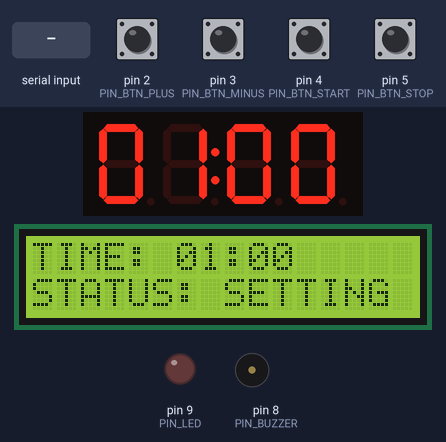
Simulated run of this sketch. Board: Arduino Uno, built with avr-gcc and run on an emulated ATmega328P. Shown: 4-digit seven-segment display, 16×2 character LCD, output pins drawn as LEDs (lit = HIGH), buzzer (waves = sounding, pin HIGH). Wiring (from diagram.json): TM1637 display: clock pin 6; DIO pin 7. The inputs (shaded band) are chosen by the test bench; at power-on: pin 2 (PIN_BTN_PLUS), pin 3 (PIN_BTN_MINUS), pin 4 (PIN_BTN_START), pin 5 (PIN_BTN_STOP) HIGH. Pins used as bus, display or sensor lines are not drawn; what the sketch prints to the serial monitor is not drawn.

Above: at 1.8 s.
1.9 s: pin 4 (PIN_BTN_START) pulled LOW for 0.15 s
At 2.8 s:
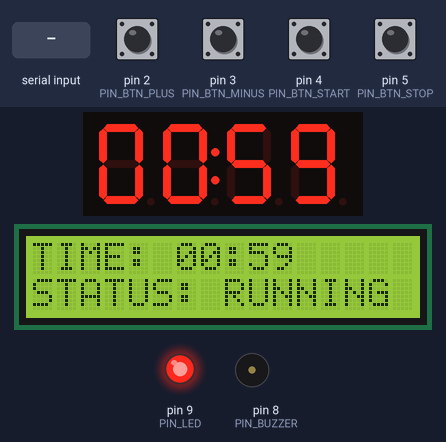
5.0 s: "STOP\n" received over Serial
At 6.0 s:
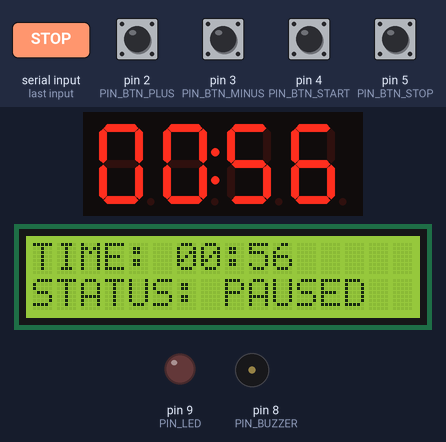
6.5 s: pin 2 (PIN_BTN_PLUS) pulled LOW for 0.15 s
At 7.7 s:
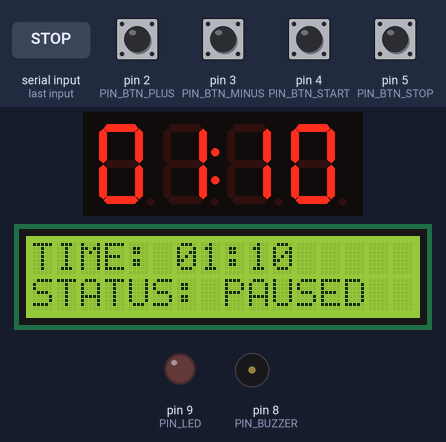
8.1 s: pin 3 (PIN_BTN_MINUS) pulled LOW for 0.15 s
At 9.0 s:
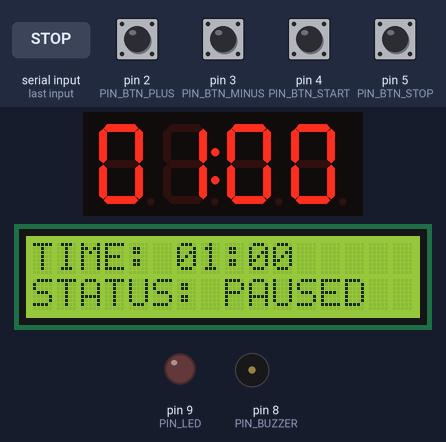
9.7 s: "START\n" received over Serial
At 11.8 s:
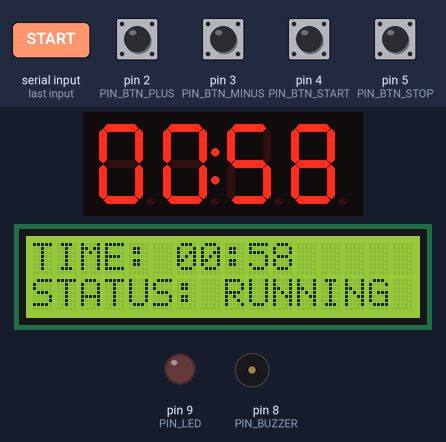
12.7 s: "SET:90\n" received over Serial
At 13.3 s:
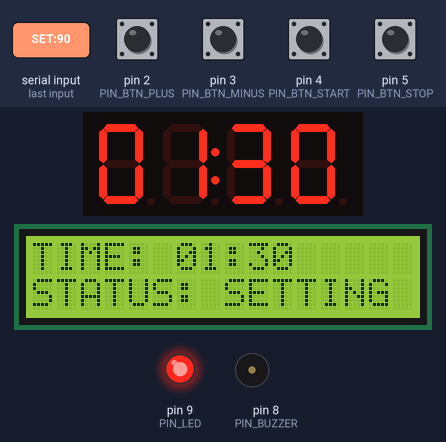
Timing chart, 0 to 15.2 s (numbered marks = the images above; inputs shaded):
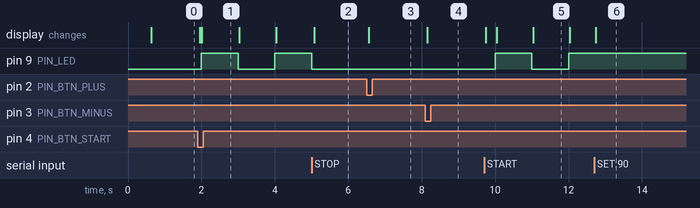

Measured:
- after the input at 1.9 s, pin 9 (PIN_LED): LOW → HIGH after 0.10 s, → LOW 1.0 s later, → HIGH 1.0 s later; the display: first changes after 0.06 s (image 1 shows a later state)
- after the input at 5.0 s, pin 9 (PIN_LED): goes on until 5.0 s, then stays LOW; the display: changes after 0.07 s (image 2)
- after the input at 6.5 s, the display: changes after 0.05 s (image 3)
- after the input at 8.1 s, the display: changes after 0.05 s (image 4)
- after the input at 9.7 s, pin 9 (PIN_LED): LOW → HIGH after 0.30 s, → LOW 1.0 s later, → HIGH 1.0 s later; the display: first changes at once (image 5 shows a later state)
- after the input at 12.7 s, pin 9 (PIN_LED): stays HIGH (without the input it goes to LOW after 0.30 s); the display: changes at once (image 6)
- what the display in image 5 shows lasts 1.0 s, from 11.0 s to 12.0 s

The sketch:

Project3_CountdownTimer.ino
```cpp
#include <Wire.h>
#include <LiquidCrystal_I2C.h>

// ========================================================
// Проект 3: Таймер обратного отсчёта с двумя индикаторами
// Курсовой проект для специальности 09.02.01 (Wokwi Backend)
// Автономный драйвер TM1637 без внешних зависимостей!
// ========================================================

LiquidCrystal_I2C lcd(0x27, 16, 2);

// Назначение пинов кнопок (INPUT_PULLUP)
const int PIN_BTN_PLUS   = 2; // Кнопка [+]
const int PIN_BTN_MINUS  = 3; // Кнопка [-]
const int PIN_BTN_START  = 4; // Кнопка [СТАРТ]
const int PIN_BTN_STOP   = 5; // Кнопка [СТОП/СБРОС]

// 4-разрядный семисегментный дисплей TM1637
const int PIN_DISP_CLK   = 6;
const int PIN_DISP_DIO   = 7;

// Индикация тревоги
const int PIN_BUZZER     = 8; // Пьезо-зуммер
const int PIN_LED        = 9; // Красный светодиод окончания отсчета

// Коды цифр 0..9 для 7-сегментника TM1637
const uint8_t digitPatterns[] = {
  0x3f, // 0
  0x06, // 1
  0x5b, // 2
  0x4f, // 3
  0x66, // 4
  0x6d, // 5
  0x7d, // 6
  0x07, // 7
  0x7f, // 8
  0x6f  // 9
};

// Состояния работы
enum State {
  SETTING,    // Настройка времени
  RUNNING,    // Идет обратный отсчет
  PAUSED,     // Пауза
  ALARM       // Время истекло (звук + мигание)
};

State currentState = SETTING;
long targetSeconds = 60;    // По умолчанию 1 минута (01:00)
long remainingSeconds = 60; // Оставшееся время

unsigned long lastTickTime   = 0;
unsigned long lastBtnCheck   = 0;
unsigned long lastSerialSend = 0;
unsigned long lastAlarmBlink = 0;
bool alarmLedState = false;

// Подавление дребезга кнопок
bool lastPlusState  = HIGH;
bool lastMinusState = HIGH;
bool lastStartState = HIGH;
bool lastStopState  = HIGH;

void updateDisplays();
void tmDisplayTime(int mins, int secs);
void handleButtons(unsigned long now);
void resetTimer();

void setup() {
  Serial.begin(9600);
  Serial.setTimeout(50);

  // Защита от зависания шины I2C
  Wire.begin();
  #if defined(WIRE_HAS_TIMEOUT)
  Wire.setWireTimeout(3000, true);
  #endif

  pinMode(PIN_BTN_PLUS,  INPUT_PULLUP);
  pinMode(PIN_BTN_MINUS, INPUT_PULLUP);
  pinMode(PIN_BTN_START, INPUT_PULLUP);
  pinMode(PIN_BTN_STOP,  INPUT_PULLUP);

  pinMode(PIN_DISP_CLK, OUTPUT);
  pinMode(PIN_DISP_DIO, OUTPUT);
  digitalWrite(PIN_DISP_CLK, HIGH);
  digitalWrite(PIN_DISP_DIO, HIGH);

  pinMode(PIN_BUZZER, OUTPUT);
  pinMode(PIN_LED,    OUTPUT);
  digitalWrite(PIN_BUZZER, LOW);
  digitalWrite(PIN_LED,    LOW);

  // Инициализация LCD
  lcd.init();
  lcd.backlight();
  lcd.clear();
  lcd.setCursor(2, 0);
  lcd.print("TIMER SYSTEM");
  lcd.setCursor(3, 1);
  lcd.print("READY 01:00");

  delay(500);
  lcd.clear();
  updateDisplays();

  // Приветственный статус и стартовый пакет телеметрии
  Serial.println(F("SYSTEM_INIT_OK"));
  Serial.println(F("TIME:01:00;STATE:SETTING;REMAINING:60"));
}

void loop() {
  unsigned long now = millis();

  // 1. Опрос кнопок
  handleButtons(now);

  // 2. Логика счета секунд
  if (now - lastTickTime >= 1000) {
    lastTickTime = now;

    if (currentState == RUNNING) {
      if (remainingSeconds > 0) {
        remainingSeconds--;
        digitalWrite(PIN_LED, !digitalRead(PIN_LED)); // Мигание светодиодом в процессе
        updateDisplays();
      } else {
        // Время вышло!
        currentState = ALARM;
        digitalWrite(PIN_LED, HIGH);
        updateDisplays();
      }
    }
  }

  // 3. Аварийный режим (время вышло)
  if (currentState == ALARM) {
    if (now - lastAlarmBlink >= 250) {
      lastAlarmBlink = now;
      alarmLedState = !alarmLedState;
      digitalWrite(PIN_LED, alarmLedState ? HIGH : LOW);
      if (alarmLedState) tone(PIN_BUZZER, 1500, 150);
    }
  }

  // 4. Отправка телеметрии в COM-порт (раз в 1 секунду)
  if (now - lastSerialSend >= 1000) {
    lastSerialSend = now;
    int mins = remainingSeconds / 60;
    int secs = remainingSeconds % 60;

    char timeBuf[10];
    sprintf(timeBuf, "%02d:%02d", mins, secs);

    String stStr = "SETTING";
    if (currentState == RUNNING) stStr = "RUN";
    if (currentState == PAUSED)  stStr = "PAUSED";
    if (currentState == ALARM)   stStr = "TIME_OVER";

    // Формат для Java: TIME:00:59;STATE:RUN;REMAINING:59
    Serial.print("TIME:");
    Serial.print(timeBuf);
    Serial.print(";STATE:");
    Serial.print(stStr);
    Serial.print(";REMAINING:");
    Serial.println(remainingSeconds);
  }

  // 5. Прием команд от Java приложения
  if (Serial.available() > 0) {
    String cmd = Serial.readStringUntil('\n');
    cmd.trim();
    if (cmd == "START" || cmd == "CMD:START") {
      if (currentState == SETTING || currentState == PAUSED) {
        currentState = RUNNING;
        updateDisplays();
        Serial.println(F("ACK:TIMER_STARTED"));
      } else if (currentState == ALARM) {
        resetTimer();
        currentState = RUNNING;
        updateDisplays();
        Serial.println(F("ACK:TIMER_STARTED"));
      }
    } else if (cmd == "STOP" || cmd == "CMD:STOP") {
      if (currentState == RUNNING) {
        currentState = PAUSED;
        noTone(PIN_BUZZER);
        digitalWrite(PIN_LED, LOW);
        updateDisplays();
        Serial.println(F("ACK:TIMER_PAUSED"));
      }
    } else if (cmd == "RESET" || cmd == "CMD:RESET") {
      resetTimer();
      Serial.println(F("ACK:TIMER_RESET"));
    } else if (cmd.startsWith("SET:")) {
      long newSec = cmd.substring(4).toInt();
      if (newSec > 0 && newSec <= 3599) {
        targetSeconds = newSec;
        remainingSeconds = targetSeconds;
        currentState = SETTING;
        updateDisplays();
        Serial.print(F("ACK:TIME_SET="));
        Serial.println(newSec);
      }
    }
  }
}

// Опрос кнопок с подавлением дребезга
void handleButtons(unsigned long now) {
  if (now - lastBtnCheck < 50) return;
  lastBtnCheck = now;

  bool btnPlus  = digitalRead(PIN_BTN_PLUS);
  bool btnMinus = digitalRead(PIN_BTN_MINUS);
  bool btnStart = digitalRead(PIN_BTN_START);
  bool btnStop  = digitalRead(PIN_BTN_STOP);

  // Кнопка [+]
  if (btnPlus == LOW && lastPlusState == HIGH) {
    if (currentState == SETTING || currentState == PAUSED) {
      targetSeconds += 10;
      if (targetSeconds > 3599) targetSeconds = 3599; // Лимит 59:59
      remainingSeconds = targetSeconds;
      updateDisplays();
    }
  }
  lastPlusState = btnPlus;

  // Кнопка [-]
  if (btnMinus == LOW && lastMinusState == HIGH) {
    if (currentState == SETTING || currentState == PAUSED) {
      targetSeconds -= 10;
      if (targetSeconds < 10) targetSeconds = 10;
      remainingSeconds = targetSeconds;
      updateDisplays();
    }
  }
  lastMinusState = btnMinus;

  // Кнопка [Старт]
  if (btnStart == LOW && lastStartState == HIGH) {
    if (currentState == SETTING || currentState == PAUSED) {
      currentState = RUNNING;
      updateDisplays();
    } else if (currentState == ALARM) {
      resetTimer();
    }
  }
  lastStartState = btnStart;

  // Кнопка [Стоп]
  if (btnStop == LOW && lastStopState == HIGH) {
    if (currentState == RUNNING) {
      currentState = PAUSED;
      digitalWrite(PIN_LED, LOW);
      updateDisplays();
    } else {
      resetTimer();
    }
  }
  lastStopState = btnStop;
}

void resetTimer() {
  currentState = SETTING;
  remainingSeconds = targetSeconds;
  noTone(PIN_BUZZER);
  digitalWrite(PIN_LED, LOW);
  updateDisplays();
}

// Драйвер TM1637 (I2C-подобный протокол)
void tmStart() {
  digitalWrite(PIN_DISP_CLK, HIGH);
  digitalWrite(PIN_DISP_DIO, HIGH);
  delayMicroseconds(5);
  digitalWrite(PIN_DISP_DIO, LOW);
}

void tmStop() {
  digitalWrite(PIN_DISP_CLK, LOW);
  digitalWrite(PIN_DISP_DIO, LOW);
  delayMicroseconds(5);
  digitalWrite(PIN_DISP_CLK, HIGH);
  digitalWrite(PIN_DISP_DIO, HIGH);
}

void tmWriteByte(uint8_t b) {
  for (int i = 0; i < 8; i++) {
    digitalWrite(PIN_DISP_CLK, LOW);
    digitalWrite(PIN_DISP_DIO, (b & 0x01) ? HIGH : LOW);
    delayMicroseconds(5);
    digitalWrite(PIN_DISP_CLK, HIGH);
    delayMicroseconds(5);
    b >>= 1;
  }
  // ACK
  digitalWrite(PIN_DISP_CLK, LOW);
  pinMode(PIN_DISP_DIO, INPUT);
  delayMicroseconds(5);
  digitalWrite(PIN_DISP_CLK, HIGH);
  delayMicroseconds(5);
  pinMode(PIN_DISP_DIO, OUTPUT);
}

void tmDisplayTime(int mins, int secs) {
  uint8_t d1 = digitPatterns[(mins / 10) % 10];
  uint8_t d2 = digitPatterns[mins % 10] | 0x80; // 0x80 включает двоеточие ":"
  uint8_t d3 = digitPatterns[(secs / 10) % 10];
  uint8_t d4 = digitPatterns[secs % 10];

  tmStart();
  tmWriteByte(0x40); // Автоинкремент адреса
  tmStop();

  tmStart();
  tmWriteByte(0xC0); // Начальный адрес сегментов
  tmWriteByte(d1);
  tmWriteByte(d2);
  tmWriteByte(d3);
  tmWriteByte(d4);
  tmStop();

  tmStart();
  tmWriteByte(0x88 | 0x07); // Включить дисплей, максимальная яркость
  tmStop();
}

// Вывод на LCD1602 и семисегментник TM1637
void updateDisplays() {
  int mins = remainingSeconds / 60;
  int secs = remainingSeconds % 60;

  // 1. Обновление TM1637
  tmDisplayTime(mins, secs);

  // 2. Обновление LCD
  lcd.setCursor(0, 0);
  lcd.print("TIME: ");
  if (mins < 10) lcd.print("0");
  lcd.print(mins);
  lcd.print(":");
  if (secs < 10) lcd.print("0");
  lcd.print(secs);
  lcd.print("      ");

  lcd.setCursor(0, 1);
  if (currentState == SETTING) lcd.print("STATUS: SETTING ");
  if (currentState == RUNNING) lcd.print("STATUS: RUNNING ");
  if (currentState == PAUSED)  lcd.print("STATUS: PAUSED  ");
  if (currentState == ALARM)   lcd.print("!! TIME OVER! !!");
}
```
